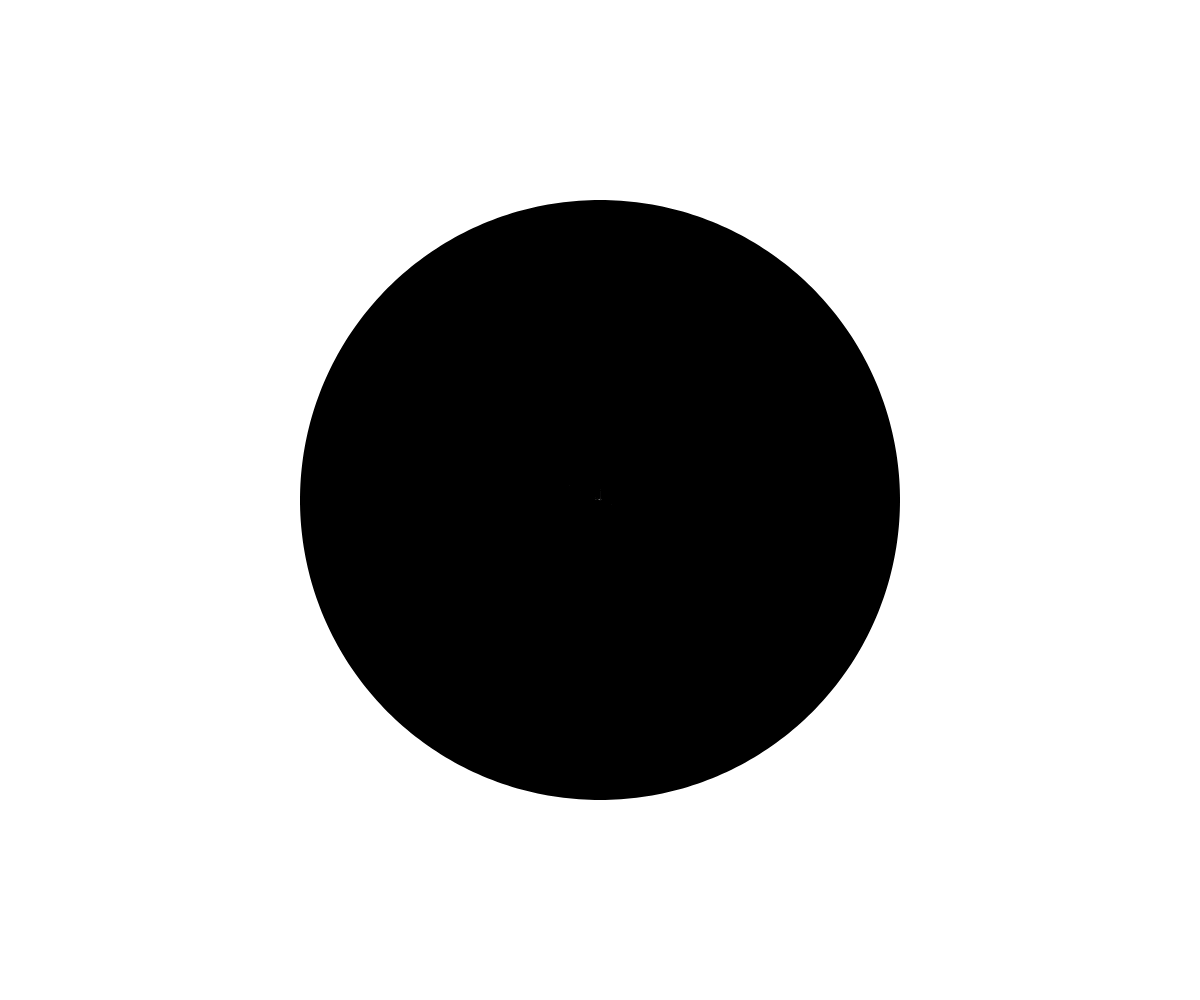
Frame 1 (no input)
Frame 60 (no input): identical to frame 1, image omitted
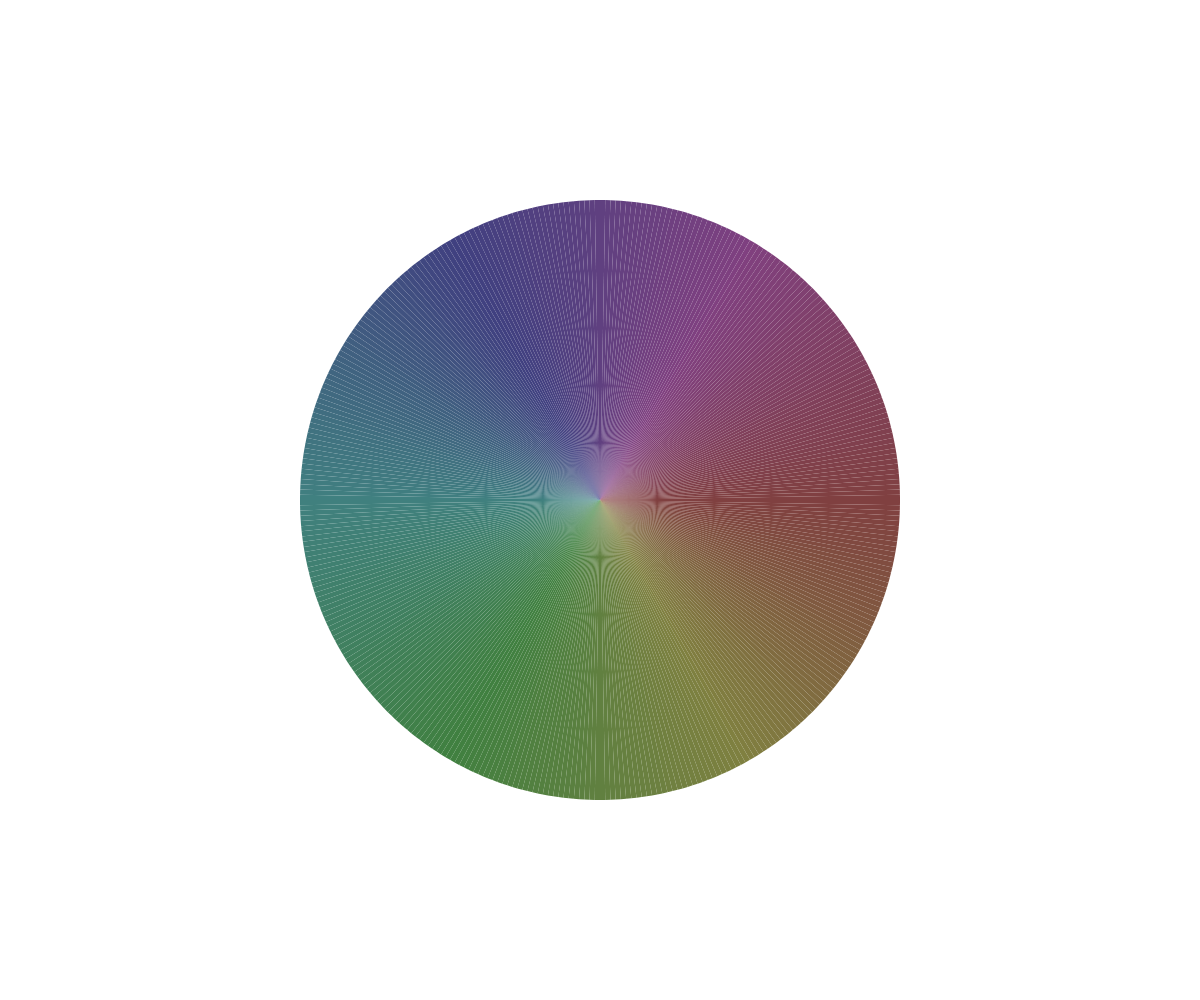
Frame 120 (the mouse pressed at the canvas centre since frame 60)

The p5.js sketch that drew these frames (run headless with seeded random() and noise() and a simulated clock; from frame 60 on, the mouse is pressed at the canvas centre):

// p5.js sketch
// ── sketch.js
'use strict';

var segmentCount = 360;
var radius = 300;

function setup() {
	createCanvas(windowWidth, windowHeight);
	noStroke();
}

function draw() {
	colorMode(HSB, 360, width, height);
	background(360, 0, height);

	var angleStep = 360 / segmentCount;

	beginShape(TRIANGLE_FAN);

	vertex(width / 2, height / 2);

	for (var angle = 0; angle <= 360; angle += angleStep) {
		var vx = width / 2 + cos(radians(angle)) * radius;
		var vy = height / 2 + sin(radians(angle)) * radius;
		vertex(vx, vy);
		fill(angle, mouseX, mouseY);
	}

	endShape();
}

function keyPressed() {
	switch (key) {
		case '1':
			segmentCount = 360;break;
		case '2':
			segmentCount = 45;break;
		case '3':
			segmentCount = 24;break;
		case '4':
			segmentCount = 12;break;
		case '5':
			segmentCount = 6;break;
		default:
			break;
	}
}
